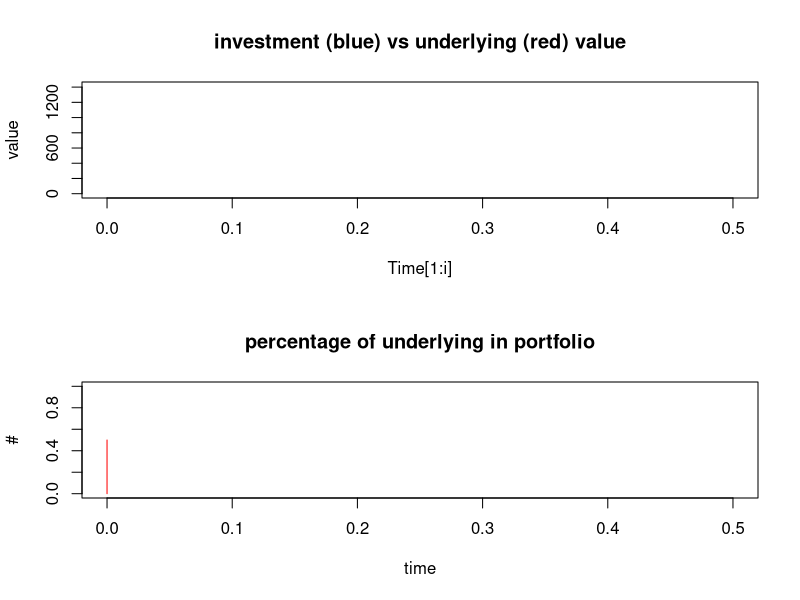
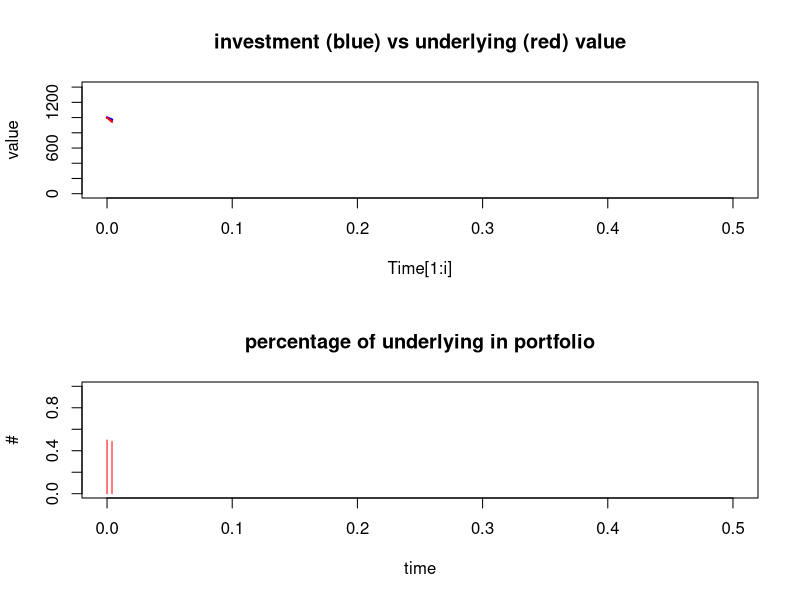
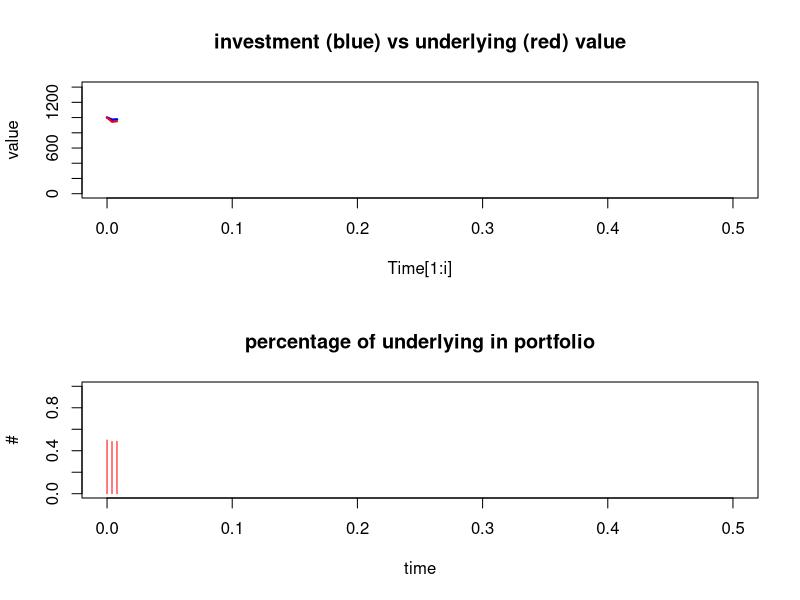
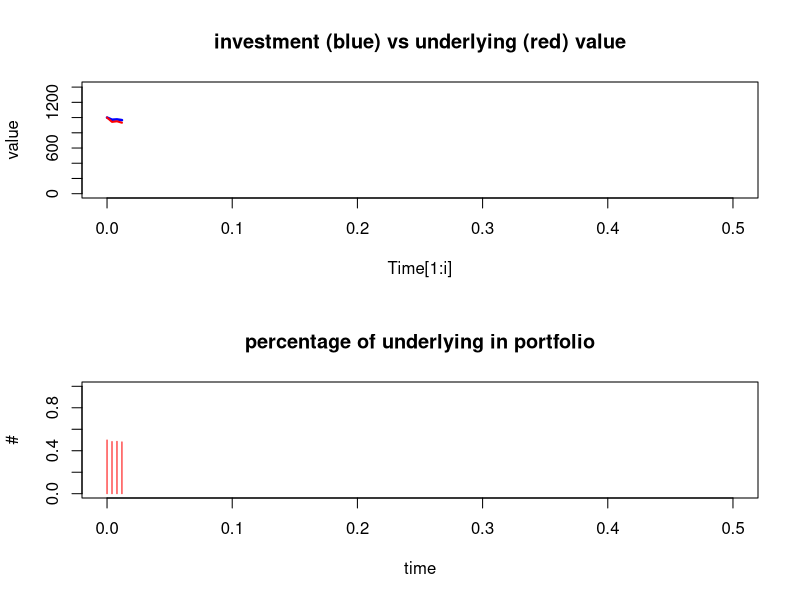
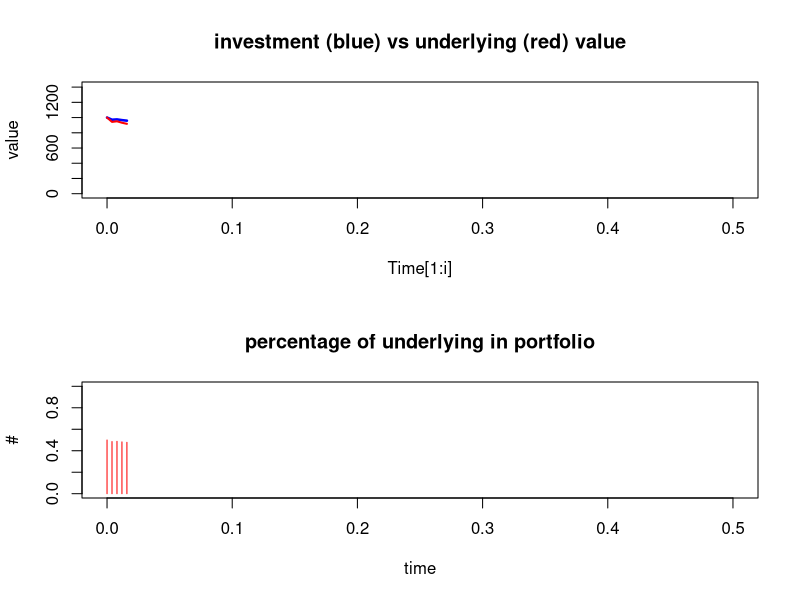
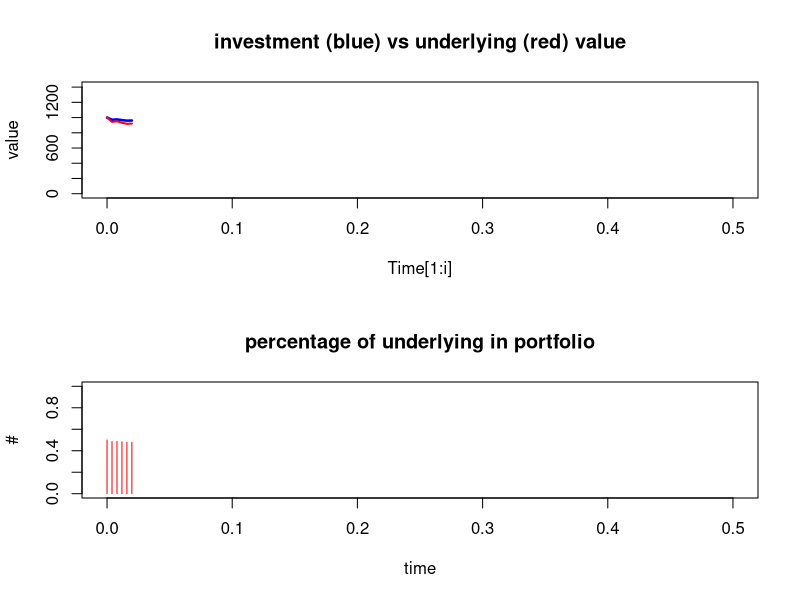
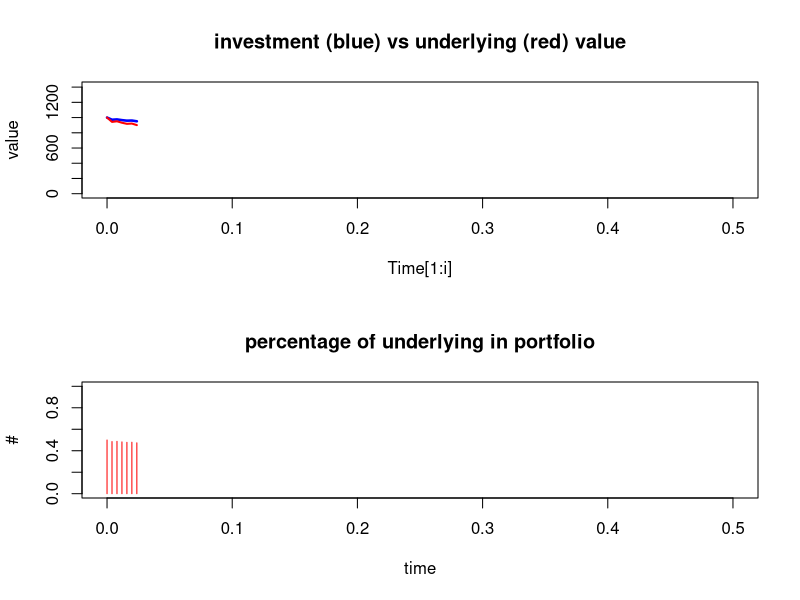
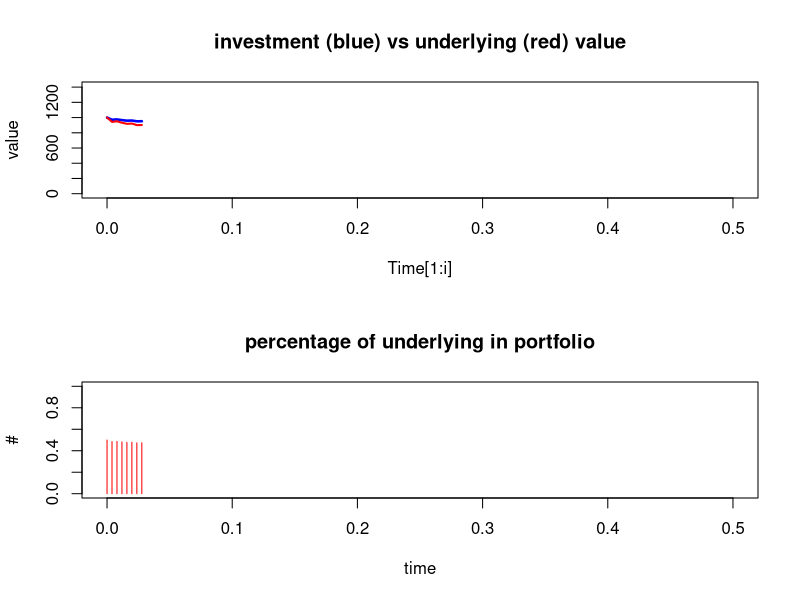

These figures' R source, in order:
#' This script illustrates the buy & hold dynamic strategy, as described in A. Meucci,"Risk and Asset Allocation",
#' Springer, 2005,  Chapter 6.  
#'
#' @references
#' A. Meucci - "Exercises in Advanced Risk and Portfolio Management" \url{http://symmys.com/node/170},
#' "E 261 - Buy and hold".
#'
#' See Meucci's script for "S_BuyNHold.m"
#
#' @author Xavier Valls \email{flamejat@@gmail.com}

##################################################################################################################
### Input parameters
Initial_Investment = 1000;
Time_Horizon = 6 / 12; # in years
Time_Step = 1 / 252; # in years

m = 0.2;  # yearly expected return on the underlying
s = 0.40; # yearly expected percentage volatility on the stock index
r = 0.04; # risk-free (money market) interest rate

NumSimul = 30000;

##################################################################################################################
# proportion of underlying you want to hold in the beginning, e.g.: 50
Prct = 50 ;

##################################################################################################################
#### Initialize values
Underlying_Index = Initial_Investment;  # value of the underlyting at starting time, normalzed to equal investment
Start = Underlying_Index;
Elapsed_Time = 0;
Portfolio_Value = Initial_Investment;

Underlying_in_Portfolio_Percent = Prct / 100;

Underlyings_in_Portfolio = Portfolio_Value * Underlying_in_Portfolio_Percent;
Cash_in_Portfolio = Portfolio_Value - Underlyings_in_Portfolio;

##################################################################################################################
### Initialize parameters for the plot (no theory in this)

Portfolio_Series  = Portfolio_Value;
Market_Series     = Underlying_Index;
Percentage_Series = Underlying_in_Portfolio_Percent;

# asset evolution and portfolio rebalancing
while( Elapsed_Time < (Time_Horizon - 10^(-5))  ) # add this term to avoid errors
{
    # time elapses...
    Elapsed_Time = Elapsed_Time + Time_Step;
    
    # ...asset prices evolve and portfolio takes on new value...
    Multiplicator = exp( (m - s ^ 2 / 2) * Time_Step + s * sqrt( Time_Step ) * rnorm(NumSimul));
    Underlying_Index = Underlying_Index * Multiplicator;
    Underlyings_in_Portfolio = Underlyings_in_Portfolio * Multiplicator;
    Cash_in_Portfolio = Cash_in_Portfolio * exp(r * Time_Step);
    Portfolio_Value = Underlyings_in_Portfolio + Cash_in_Portfolio;
    
    # ...and we rebalance our portfolio
    Underlying_in_Portfolio_Percent = Underlyings_in_Portfolio / Portfolio_Value;    
    
    # store one path for the movie (no theory in this)
    Portfolio_Series  = cbind( Portfolio_Series, Portfolio_Value[ 1 ] ); ##ok<*AGROW>
    Market_Series     = cbind( Market_Series, Underlying_Index[ 1 ] );
    Percentage_Series = cbind( Percentage_Series, Underlying_in_Portfolio_Percent[ 1 ] );
}

##################################################################################################################
### Play the movie for one path
Time  = seq( 0, Time_Horizon, Time_Step);
y_max = max( cbind( Portfolio_Series, Market_Series) ) * 1.2;
dev.new();
par( mfrow = c(2,1))
for( i in 1 : length(Time) )
{
    plot( Time[ 1:i ], Portfolio_Series[ 1:i ], type ="l", lwd = 2.5, col = "blue", ylab = "value",
     xlim = c(0, Time_Horizon), ylim = c(0, y_max), main = "investment (blue) vs underlying (red) value");
    lines( Time[ 1:i ], Market_Series[ 1:i ], lwd = 2, col = "red" );
    #axis( 1, [0, Time_Horizon, 0, y_max]);
    
    plot(Time[ 1:i ], Percentage_Series[ 1:i ], type = "h", col = "red", xlab = "time", ylab = "#",
      xlim = c(0, Time_Horizon), ylim =c(0,1), main = "percentage of underlying in portfolio");
}

##################################################################################################################
### Plots
# plot the scatterplot
dev.new();

# marginals
NumBins = round(10 * log(NumSimul));
layout( matrix(c(1,2,2,2,1,2,2,2,1,2,2,2,0,3,3,3), 4, 4, byrow = TRUE));
barplot( table( cut( Portfolio_Value, NumBins )), horiz=TRUE, yaxt="n")

# joint scatter plot
plot(Underlying_Index, Portfolio_Value, xlab = "underlying at horizon (~ buy & hold )", ylab = "investment at horizon" );
so = sort( Underlying_Index );
lines( so, so, col = "red" );

barplot( table( cut( Underlying_Index, NumBins )), yaxt="n")
